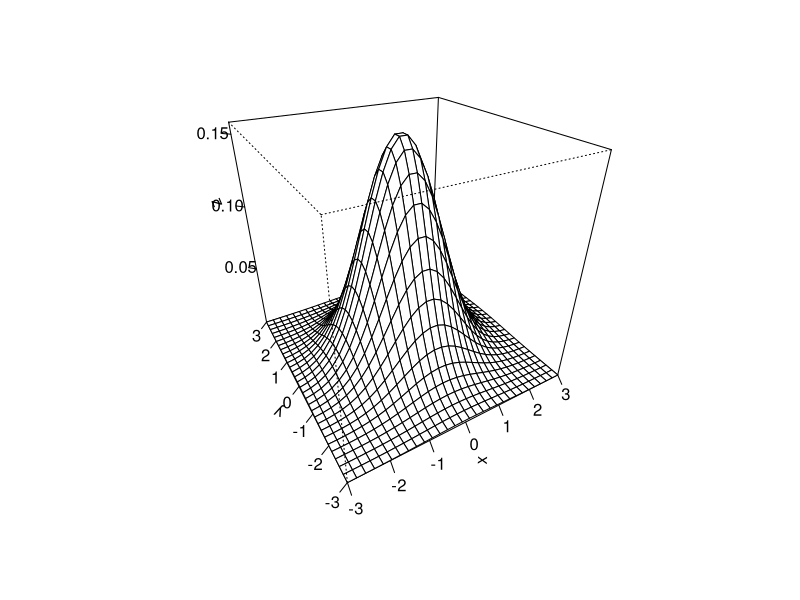

This figure's R source:
# Distribusi Normal Bivariate
library(mvtnorm)

x <- y <- seq(from = -3, to = 3, length.out = 30)
f <- function(x, y) {
  dmvnorm(cbind(x, y),
    mean = c(0, 0),
    sigma = diag(2)
  )
}
z <- outer(x, y, FUN = f)
png(file = "./praktikum5/plots/bivariate.png")
persp(x, y, z, theta = -30, phi = 30, ticktype = "detailed")
dev.off()

# Transformasi Bivariate dari Variabel Random
mu <- c(0, 0)
sigma <- diag(2)
f <- function(x, y) {
  dmvnorm(c(x, y), mean = mu, sigma = sigma)
}
png(file = "./praktikum5/plots/curve3d.png")
dev.off()
